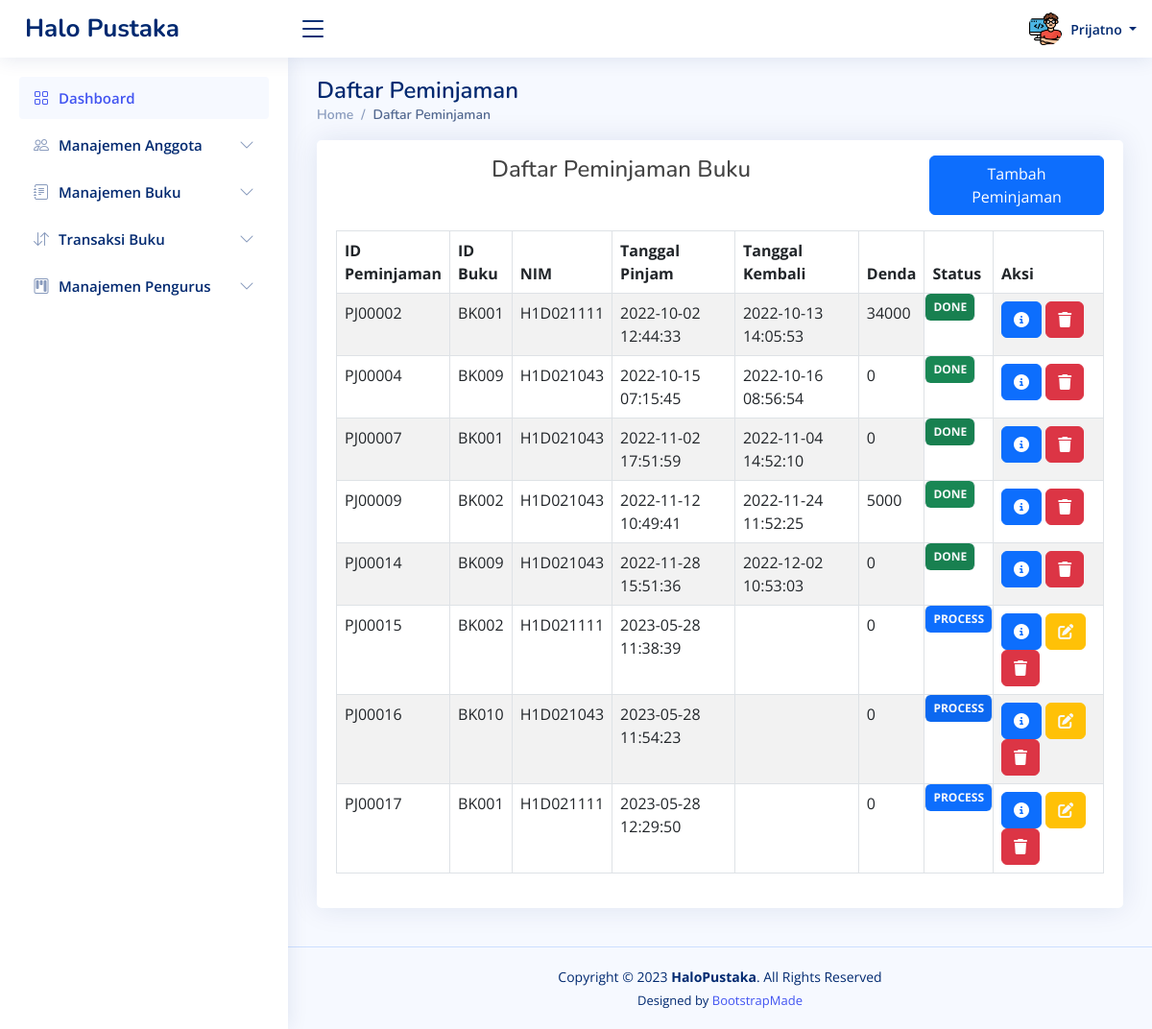
The app's page /dashboard.php?page=viewpeminjaman (signed in) with its own data.
### tables this page shows
CREATE TABLE `pengurus` (
  `id_pengurus` char(5) NOT NULL,
  `nama` varchar(100) NOT NULL,
  `password` varchar(100) NOT NULL,
  `level` varchar(20) NOT NULL,
  `pic` varchar(50) NOT NULL DEFAULT 'pengurus/admin.png'
);

CREATE TABLE `peminjaman` (
  `id_peminjaman` char(7) NOT NULL,
  `id_buku` char(5) NOT NULL,
  `nim` char(9) NOT NULL,
  `tanggal_pinjam` datetime NOT NULL,
  `tanggal_kembali` datetime DEFAULT NULL,
  `denda` int(5) NOT NULL DEFAULT 0,
  `status` varchar(100) NOT NULL
);

### _viewpeminjaman.php (the view, shortened to what this page needs)
<?php
include "trigger.php";
?>
<div class="container">
    <div class="card" style="margin-bottom: 20px;">
        <div class="card-body">
            <div class="row mt-3 mb-3">
                <div class="col-md-9">
                    <h4 class="text-center">Daftar Peminjaman Buku</h4>
                </div>
                <div class="col-md-3">
                    <a href="#" data-bs-toggle="modal" data-bs-target="#peminjamanModal" class="btn btn-primary">Tambah
                        Peminjaman</a>
                </div>
            </div>
            <table id="table2" class="table table-striped table-bordered">
                <thead>
                    <tr>
                        <th style="width: 0;">ID Peminjaman</th>
                        <th style="width: 0;">ID Buku</th>
                        <th style="width: 0;">NIM</th>
                        <th>Tanggal Pinjam</th>
                        <th>Tanggal Kembali</th>
                        <th>Denda</th>
                        <th>Status</th>
                        <th style="width: 115px;">Aksi</th>
                    </tr>
                </thead>
                <tbody>
                    <?php
                    $hasil = mysqli_query($koneksi, "SELECT * FROM peminjaman");
                    while ($data = mysqli_fetch_array($hasil)) {
                        ?>
                        <tr>
                            <td>
                                <?php echo $data["id_peminjaman"] ?>
                            </td>
                            <td>
                                <?php echo $data["id_buku"] ?>
                            </td>
                            <td>
                                <?php echo $data["nim"] ?>
                            </td>
                            <td>
                                <?php echo $data["tanggal_pinjam"] ?>
                            </td>
                            <td>
                                <?php echo $data["tanggal_kembali"] ?>
                            </td>
                            <td>
                                <?php echo $data["denda"] ?>
                            </td>
                            <td class="badge <?php
                            if ($data['status'] == 'done')
                                echo "bg-success";
                            elseif ($data['status'] == 'process')
                                echo "bg-primary";
                            else
                                echo "bg-warning"
                                    ?> text-light text-uppercase" style="text-align: center;">
                                <?php echo $data['status'] ?>
                            </td>
                            <td>
                                <a href="#" data-bs-toggle="modal" data-bs-target="#detailModal"
                                    data-id="<?php echo $data['id_peminjaman'] ?>"
                                    class="btn btn-primary btndetailpeminjaman"><i class="fas fa-circle-info"></i></a>
                                <?php
                                if ($data['status'] == 'book')
                                    echo '<a href="?page=viewpeminjaman&id_acc=' . $data['id_peminjaman'] . '" class="btn btn-success confirmAcc" id="btnacc"><i class="fas fa-check"></i></a>';
                                elseif ($data['status'] == 'process')
                                    echo '<a href="#" class="btn btn-warning text-light btneditpeminjaman" data-bs-toggle="modal" data-bs-target="#editPeminjaman" data-id="' . $data["id_peminjaman"] . '"><i class="fas fa-pen-to-square"></i></a>';
                                ?>
                                <a href="?page=viewpeminjaman&id_del=<?php echo $data['id_peminjaman'] ?>"
                                    class="btn btn-danger confirmAlert" id="btnhapus"><i class="fas fa-trash"></i></a>
                            </td>
                        </tr>
                        <?php
                    }
                    ?>
                </tbody>
            </table>
        </div>
    </div>
</div>

### dashboard.php (shortened to what this page needs)
<?php
include "template/head.php";
include "koneksi.php";
?>
<header id="header" class="header fixed-top d-flex align-items-center">
    <div class="d-flex align-items-center justify-content-between">
        <a href="dashboard.php" class="logo d-flex align-items-center">
            <span class="d-none d-lg-block">Halo Pustaka</span>
        </a>
        <i class="bi bi-list toggle-sidebar-btn"></i>
    </div>
    <nav class="header-nav ms-auto">
        <ul class="d-flex align-items-center">
            <li class="nav-item dropdown pe-3">
                <?php
                $sql = mysqli_query($koneksi, "SELECT pic FROM " . $_SESSION['role'] . " WHERE id_pengurus = '" . $_SESSION['username'] . "'");
                $data = mysqli_fetch_array($sql);
                ?>
                <a class="nav-link nav-profile d-flex align-items-center pe-0" href="#" data-bs-toggle="dropdown">
                    <img src="assets/img/<?php echo $data['pic'] ?>" alt="Profile" class="rounded-circle">
                    <span class="d-none d-md-block dropdown-toggle ps-2">
                        <?php echo $_SESSION['nama'] ?>
                    </span>
                </a>
            </li>
        </ul>
    </nav>
</header>
<aside id="sidebar" class="sidebar">
    <ul class="sidebar-nav" id="sidebar-nav">
        <li class="nav-item">
            <a class="nav-link " href="dashboard.php">
                <i class="bi bi-grid"></i>
                <span>Dashboard</span>
            </a>
        </li>
        <li class="nav-item">
            <a class="nav-link collapsed" data-bs-target="#components-nav" data-bs-toggle="collapse" href="#">
                <i class="bi bi-people"></i><span>Manajemen Anggota</span><i class="bi bi-chevron-down ms-auto"></i>
            </a>
        </li>
        <li class="nav-item">
            <a class="nav-link collapsed" data-bs-target="#forms-nav" data-bs-toggle="collapse" href="#">
                <i class="bi bi-journal-text"></i><span>Manajemen Buku</span><i class="bi bi-chevron-down ms-auto"></i>
            </a>
        </li>
        <li class="nav-item">
            <a class="nav-link collapsed" data-bs-target="#tables-nav" data-bs-toggle="collapse" href="#">
                <i class="bi bi-arrow-down-up"></i><span>Transaksi Buku</span><i class="bi bi-chevron-down ms-auto"></i>
            </a>
        </li>
        <?php
        if ($_SESSION['level'] == 'owner') { ?>
            <li class="nav-item">
                <a class="nav-link collapsed" data-bs-target="#charts-nav" data-bs-toggle="collapse" href="#">
                    <i class="bi bi-kanban"></i><span>Manajemen Pengurus</span><i class="bi bi-chevron-down ms-auto"></i>
                </a>
            </li>
        <?php } ?>
    </ul>
</aside>
<main id="main" class="main">
    <?php
    if (isset($_GET['page'])) {
        $act = $_GET['page'];
    }
    switch ($act) {
        case "viewpeminjaman":
            $halaman = "_viewpeminjaman.php";
            $judul = "Daftar Peminjaman";
            break;
    }
    ?>
    <div class="pagetitle">
        <h1>
            <?php echo $judul; ?>
        </h1>
        <nav>
            <ol class="breadcrumb">
                <li class="breadcrumb-item"><a href="dashboard.php">Home</a></li>
                <li class="breadcrumb-item active">
                    <?php echo $judul; ?>
                </li>
            </ol>
        </nav>
    </div>
    <section class="section dashboard">
        <div class="row">
            <?php
            include $halaman;
            ?>
        </div>
    </section>
</main>
<footer id="footer" class="footer">
    <div class="copyright">
        Copyright &copy; 2023 <strong><span>HaloPustaka</span></strong>. All Rights Reserved
    </div>
    <div class="credits">
        Designed by <a href="https://bootstrapmade.com/">BootstrapMade</a>
    </div>
</footer>
<?php
include "template/foot.php";
?>

### assets/css/admin.css (style rules this page uses)
:root { scroll-behavior: smooth; }
body { font-family: "Open Sans", sans-serif; background: #f6f9ff; color: #444444; }
a { color: #4154f1; text-decoration: none; }
h1, h2, h3, h4, h5, h6 { font-family: "Nunito", sans-serif; }
#main { margin-top: 60px; padding: 20px 30px; transition: all 0.3s; }
.pagetitle { margin-bottom: 10px; }
.pagetitle h1 { font-size: 24px; margin-bottom: 0; font-weight: 600; color: #012970; }
.card { margin-bottom: 30px; border: none; border-radius: 5px; box-shadow: 0px 0 30px rgba(1, 41, 112, 0.1); }
.card-body { padding: 0 20px 20px 20px; }
.breadcrumb { font-size: 14px; font-family: "Nunito", sans-serif; color: #899bbd; font-weight: 600; }
.breadcrumb a { color: #899bbd; transition: 0.3s; }
.breadcrumb .breadcrumb-item::before { color: #899bbd; }
.breadcrumb .active { color: #51678f; font-weight: 600; }
.logo { line-height: 1; }
@media (min-width: 1200px) { .logo { width: 280px; } }
.logo span { font-size: 26px; font-weight: 700; color: #012970; font-family: "Nunito", sans-serif; }
.header { transition: all 0.5s; z-index: 997; height: 60px; box-shadow: 0px 2px 20px rgba(1, 41, 112, 0.1); background-color: #fff; padding-left: 20px; }
.header .toggle-sidebar-btn { font-size: 32px; padding-left: 10px; cursor: pointer; color: #012970; }
.header-nav ul { list-style: none; }
.header-nav>ul { margin: 0; padding: 0; }
.header-nav .nav-profile { color: #012970; }
.header-nav .nav-profile img { max-height: 36px; }
.header-nav .nav-profile span { font-size: 14px; font-weight: 600; }
.sidebar { position: fixed; top: 60px; left: 0; bottom: 0; width: 300px; z-index: 996; transition: all 0.3s; padding: 20px; overflow-y: auto; scrollbar-width: thin; scrollbar-color: #aab7cf transparent; box-shadow: 0px 0px 20px rgba(1, 41, 112, 0.1); background-color: #fff; }
@media (min-width: 1200px) { #main, #footer { margin-left: 300px; } }
.sidebar-nav { padding: 0; margin: 0; list-style: none; }
.sidebar-nav li { padding: 0; margin: 0; list-style: none; }
.sidebar-nav .nav-item { margin-bottom: 5px; }
.sidebar-nav .nav-link { display: flex; align-items: center; font-size: 15px; font-weight: 600; color: #4154f1; transition: 0.3; background: #f6f9ff; padding: 10px 15px; border-radius: 4px; }
.sidebar-nav .nav-link i { font-size: 16px; margin-right: 10px; color: #4154f1; }
.sidebar-nav .nav-link.collapsed { color: #012970; background: #fff; }
.sidebar-nav .nav-link.collapsed i { color: #899bbd; }
.sidebar-nav .nav-link .bi-chevron-down { margin-right: 0; transition: transform 0.2s ease-in-out; }
.footer { padding: 20px 0; font-size: 14px; transition: all 0.3s; border-top: 1px solid #cddfff; }
.footer .copyright { text-align: center; color: #012970; }
.footer .credits { padding-top: 5px; text-align: center; font-size: 13px; color: #012970; }

### records on screen
pengurus: pic (picture)
peminjaman: id_peminjaman "PJ00002", id_buku "BK001", nim "H1D021111", tanggal_pinjam "2022-10-02 12:44:33", tanggal_kembali "2022-10-13 14:05:53", denda "34000", status "DONE"
peminjaman: id_peminjaman "PJ00004", id_buku "BK009", nim "H1D021043", tanggal_pinjam "2022-10-15 07:15:45", tanggal_kembali "2022-10-16 08:56:54", denda "0", status "DONE"
peminjaman: id_peminjaman "PJ00007", id_buku "BK001", nim "H1D021043", tanggal_pinjam "2022-11-02 17:51:59", tanggal_kembali "2022-11-04 14:52:10", denda "0", status "DONE"
peminjaman: id_peminjaman "PJ00009", id_buku "BK002", nim "H1D021043", tanggal_pinjam "2022-11-12 10:49:41", tanggal_kembali "2022-11-24 11:52:25", denda "5000", status "DONE"
peminjaman: id_peminjaman "PJ00014", id_buku "BK009", nim "H1D021043", tanggal_pinjam "2022-11-28 15:51:36", tanggal_kembali "2022-12-02 10:53:03", denda "0", status "DONE"
peminjaman: id_peminjaman "PJ00015", id_buku "BK002", nim "H1D021111", tanggal_pinjam "2023-05-28 11:38:39", denda "0", status "PROCESS"
peminjaman: id_peminjaman "PJ00016", id_buku "BK010", nim "H1D021043", tanggal_pinjam "2023-05-28 11:54:23", denda "0", status "PROCESS"
peminjaman: id_peminjaman "PJ00017", id_buku "BK001", nim "H1D021111", tanggal_pinjam "2023-05-28 12:29:50", denda "0", status "PROCESS"

### other values on screen
$_SESSION['nama'] "Prijatno"
$judul "Daftar Peminjaman"
